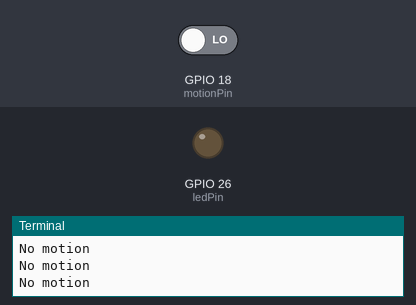
This program was run on a simulated Raspberry Pi (BCM pin numbers). Shown: output pins drawn as LEDs (lit = HIGH), the last lines printed to the terminal. Dashed ring = blinking. The test bench sets the inputs (shaded band); at power-on: GPIO 18 (motionPin) LOW.

Above: at 6.2 s.
6.3 s: GPIO 18 (motionPin) driven HIGH
At 6.7 s:
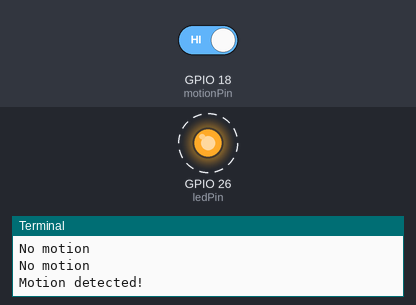
9.3 s: GPIO 18 (motionPin) driven LOW
At 10.4 s:
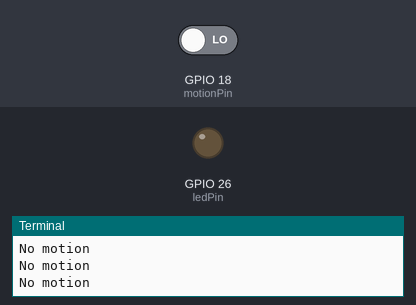
Timing chart, 0 to 12.3 s (numbered marks = the images above; inputs shaded):
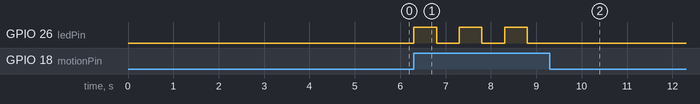

The program:

MotionSensLED.py
```python
import RPi.GPIO as GPIO
import time

motionPin = 18
ledPin = 26

GPIO.setmode(GPIO.BCM)
GPIO.setup(motionPin, GPIO.IN)
GPIO.setup(ledPin, GPIO.OUT)

time.sleep(5)

try:
    while True:
        motion = GPIO.input(motionPin)
        if motion:
            print("Motion detected!")
            GPIO.output(ledPin, GPIO.HIGH)
            time.sleep(0.5)
            GPIO.output(ledPin, GPIO.LOW)
            time.sleep(0.5)
        else:
            GPIO.output(ledPin, GPIO.LOW)
            print("No motion")
            time.sleep(0.1)

except KeyboardInterrupt:
    GPIO.cleanup()
    print("Program stopped")
```

Measured:
- after the input at 6.3 s, GPIO 26 (ledPin): alternates HIGH for 0.50 s and LOW for 0.50 s, starting at once
- after the input at 9.3 s, GPIO 26 (ledPin): stops changing and stays LOW
